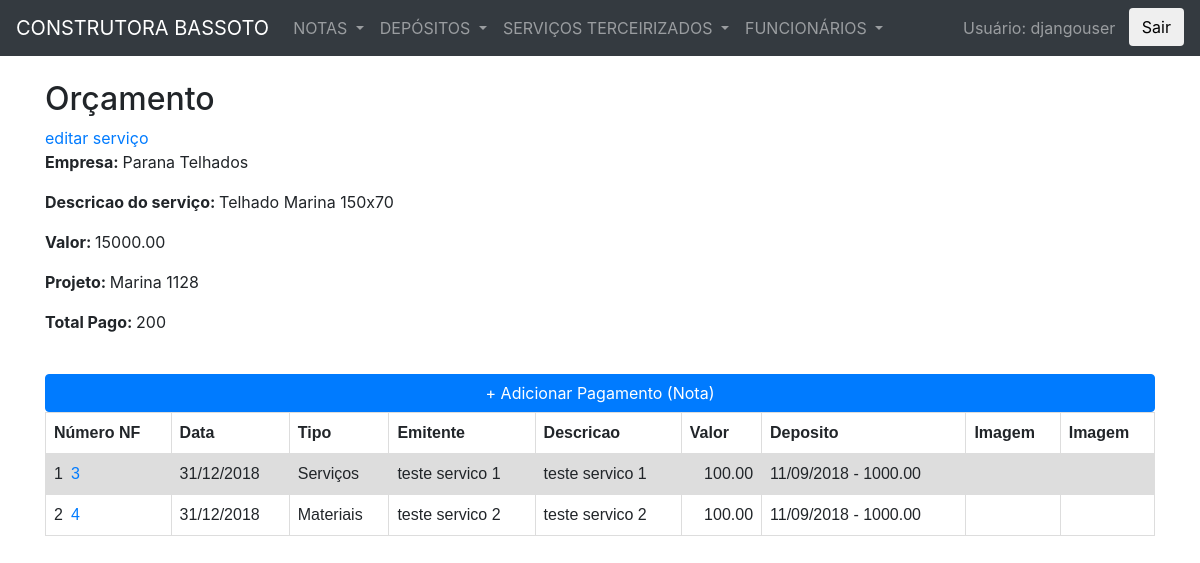
The page /serv_terc/1/detail/ (signed in) on the database its author committed.
### notas/models.py (models this page shows, shortened)
class ServicoTerceirizado(models.Model):
	data = models.DateField(
		blank=True
		)
	descricao = models.CharField(
		max_length=150
		)
	valor = models.DecimalField(
		max_digits=10,
		decimal_places=2,
		blank=True
		)
	imagem = models.FileField(
		upload_to='servicos_terceirizados',
		blank=True
		)
	projeto = models.ForeignKey(
		'Projeto',
		on_delete=models.SET_NULL,
		null=True
		)
	empresa = models.ForeignKey(
		'EmpresaServico',
		on_delete=models.SET_NULL,
		null=True
		)

class EmpresaServico(models.Model):
	nome = models.CharField(
		max_length=40
		)
	contato = models.CharField(
		max_length=30
	)
	telefone = models.CharField(
		max_length=17,
		blank=True
		)
	telefone2 = models.CharField(
		max_length=17,
		blank=True
		)
	email = models.EmailField(
		max_length=70,
		blank=True
		)
	descricao = models.CharField(
		max_length=150,
		blank=True
		)
	imagem = models.FileField(
		upload_to='empresas_servicos',
		blank=True,
		)

class Projeto(models.Model):
	nome = models.CharField(
		max_length=30
		)
	def __str__(self):
		return self.nome

class Nota(models.Model):
	numero = models.CharField(
		max_length=20
		)
	data = models.DateField(
		blank=True
		)
	emitente = models.CharField(
		max_length=30
		)
	descricao = models.CharField(
		max_length=70
		)
	valor = models.DecimalField(
		max_digits=10,
		decimal_places=2,
		blank=True
		)
	TIPO_GASTO = (
		('Depósitos', 'DEPOSITOS'),
		('Equipamentos','EQUIPAMENTOS'),
		('Funcionários', 'FUNCIONARIOS'),
		('Impostos', 'IMPOSTOS'),
		('Materiais', 'MATERIAIS'),
		('Serviços', 'SERVIÇOS'),
		('Serviços Terceirizados', 'SERVIÇOS TERCEIRIZADOS'),
	)
	tipo_gasto = models.CharField(
		max_length=23,
		choices=TIPO_GASTO
		)
	projeto = models.ForeignKey(
		'Projeto',
		on_delete=models.SET_NULL,
		null=True
		)
	imagem = models.FileField(
		upload_to='notas_compras',
		blank=True,
		)
	imagem1 = models.FileField(
		upload_to='notas_compras',
		blank=True,
		)
	def deposito_corrente():
		return {Deposito.objects.last()}
	deposito = models.ForeignKey(
		'Deposito',
		on_delete=models.SET_NULL,
		null=True,
		default=deposito_corrente
		)
	servico_terceirizado = models.ForeignKey(
		'ServicoTerceirizado',
		on_delete=models.SET_NULL,
		null=True,
		blank=True,
		default=None
		)
	class Meta:
		permissions = (("can_change", "Pode alterar notas"),)
		ordering = ["data"]

class Deposito(models.Model):
	data = models.DateField()
	valor = models.DecimalField(
		max_digits=10,
		decimal_places=2
		)
	comentarios = models.CharField(
		max_length=70,
		blank=True,
		help_text="Informações relacionadas com o depósito(opcional)."
		)
	projeto = models.ForeignKey(
		'Projeto',
		on_delete=models.SET_NULL,
		null=True)
	class Meta:
		ordering = ["-id"]

### notas/views.py (the view)
# urls.py: path('serv_terc/<int:pk>/detail/', views.servico_detail, name='servico_detail'),
@login_required
def servico_detail(request, pk):
    servico_terceirizado = ServicoTerceirizado.objects.filter(pk=pk)
    notas = Nota.objects.filter(servico_terceirizado=pk)
    total_notas = notas.aggregate(Sum('valor'))
    total_notas = total_notas['valor__sum']
    context = {
        'servico_terceirizado': servico_terceirizado,
        'pk': pk,
        'notas': notas,
        'total_notas': total_notas,
        'media_url':"/media/"
        }
    return render(request, 'servicos/servico_detail.html', context)

### notas/templates/servicos/servico_detail.html (shortened to what this page needs)
{% extends "notas/base.html" %}
{% block content %}
{%for servico in servico_terceirizado%}
	<h2>Orçamento</h2>
	{% if perms.notas.can_change %}
		<a href="{% url 'notas:servico_edit' servico.pk %}">editar serviço</a>
	{% endif %}
	<p><b>Empresa: </b>{{servico.empresa.nome}}</p>
	<p><b>Descricao do serviço: </b>{{servico.descricao}}</p>
	<p><b>Valor: </b>{{servico.valor}}</p>
	<p><b>Projeto: </b>{{servico.projeto}}</p>
	<p><b>Total Pago: </b>{{total_notas}}</p>
{%endfor%}
	<a href="{% url 'notas:nota_nova' %}?servico_terceirizado={{pk}}" type="submit" class="btn btn-primary btn-block" > + Adicionar Pagamento (Nota)</a>
	{% include 'notas/nota_list_servico.html' %}
{% endblock %}

### Z_construtoraBassotoFiles/notas/templates/notas/base.html (shortened to what this page needs)
{% load static %}
<!doctype html>
<html>
	<head>
    <link rel="stylesheet" href="https://stackpath.bootstrapcdn.com/bootstrap/4.1.0/css/bootstrap.min.css">
  <link rel="stylesheet" href="https://use.fontawesome.com/releases/v5.0.13/css/all.css">
	</head>
	<body>
<nav class="navbar navbar-expand-sm bg-dark navbar-dark">
  </button> <a class="navbar-brand" href="{% url 'notas:nota_list' %}">CONSTRUTORA BASSOTO</a>
  <div class="collapse navbar-collapse" id="collapsibleNavbar">
  <ul class="navbar-nav">
    <li class="nav-item dropdown">
      <a class="nav-link dropdown-toggle" href="#" id="navbardrop" data-toggle="dropdown">
        NOTAS
      </a>
    </li>
    <li class="nav-item dropdown">
      <a class="nav-link dropdown-toggle" href="#" id="navbardrop" data-toggle="dropdown">
        DEPÓSITOS
      </a>
    </li>
    <li class="nav-item dropdown">
      <a class="nav-link dropdown-toggle" href="#" id="navbardrop" data-toggle="dropdown">
        SERVIÇOS TERCEIRIZADOS
      </a>
    </li>
    <li class="nav-item dropdown">
      <a class="nav-link dropdown-toggle" href="#" id="navbardrop" data-toggle="dropdown">
        FUNCIONÁRIOS
      </a>
  </ul>
      <li class="navbar-nav ml-auto">
        {% if user.is_authenticated %}
          <div class="navbar-text">Usuário: {{ user.get_username }}&nbsp;&nbsp;&nbsp;</div>
            <form action="{% url 'logout'%}?next={{request.path}}" method="get">
              <button type="submit" class="btn btn-default navbar-btn" >Sair</button>
            </form>
        {% else %}
            <form action="{% url 'login'%}?next={{request.path}}" method="get">
              <button type="submit" class="btn btn-default navbar-btn" >Sair</button>
            </form>
        {% endif %}
    </li>
  </div>
</nav>
<br>
		<div class="container">
			<main>
				{% block content %}
        {% endblock %}
			</main>
		</div>
 	</body>
</html>

### notas/templates/notas/nota_list_servico.html
{% block content %}
	<div class="tab-content">
		<table class="indice">
			<tr>
				<th>Número NF</th>
				<th>Data</th>
				<th>Tipo</th>
				<th>Emitente</th>
				<th>Descricao</th>
				<th>Valor</th>
				<th>Deposito</th>
				<th>Imagem</th>
				<th>Imagem</th>
			</tr>
			{% for nota in notas %}
				<tr>
					{% if perms.notas.can_change %}
						<td><a href="{% url 'notas:nota_edit' nota.pk %}?next={{ request.path|urlencode }}">{{ nota.numero }}</td>
					{% else %}
						<td>{{ nota.numero }}</td>
					{% endif %}
					<td>{{ nota.data|date:"d/m/Y" }}</td>
					<td>{{ nota.tipo_gasto }}</td>
					<td>{{ nota.emitente }}</td>
					<td>{{ nota.descricao }}</td>
					<td class="alnright">{{ nota.valor }}</td>
					<td>{{ nota.deposito.data | date:"d/m/Y" }} - {{ nota.deposito.valor }}</td>
					<td><a href="{{ media_url }}{{ nota.imagem }}">{% if  nota.imagem %} imagem {% endif %}</td>
					<td><a href="{{ media_url }}{{ nota.imagem1 }}">{% if  nota.imagem1 %} imagem1 {% endif %}</td>
				</tr>
			{% endfor %}
		</table>
	</div>
{% endblock %}

### Z_construtoraBassotoFiles/notas/templates/notas/base.html (style rules this page uses)
table { font-family: arial, sans-serif; border-collapse: collapse; width: 100%; }
td, th { border: 1px solid #dddddd; text-align: left; padding: 8px; }
tr:nth-child(even) { background-color: #dddddd; }
.alnright { text-align: right; }
table.indice { counter-reset: rowNumber; }
table.indice tr:not(:first-child) { counter-increment: rowNumber; }
table.indice tr td:first-child::before { content: counter(rowNumber); min-width: 1em; margin-right: 0.5em; }

### rows shown on the page
ServicoTerceirizado: empresa.nome "Parana Telhados", descricao "Telhado Marina 150x70", valor "15000.00", projeto "Marina 1128", total_notas "200"
Nota: numero "3", data "31/12/2018", tipo_gasto "Serviços", emitente "teste servico 1", descricao "teste servico 1", valor "100.00", deposito.data "11/09/2018", deposito.valor "1000.00"
Nota: numero "4", data "31/12/2018", tipo_gasto "Materiais", emitente "teste servico 2", descricao "teste servico 2", valor "100.00", deposito.data "11/09/2018", deposito.valor "1000.00"

### other values the page prints
{{ user.get_username }} "djangouser"
